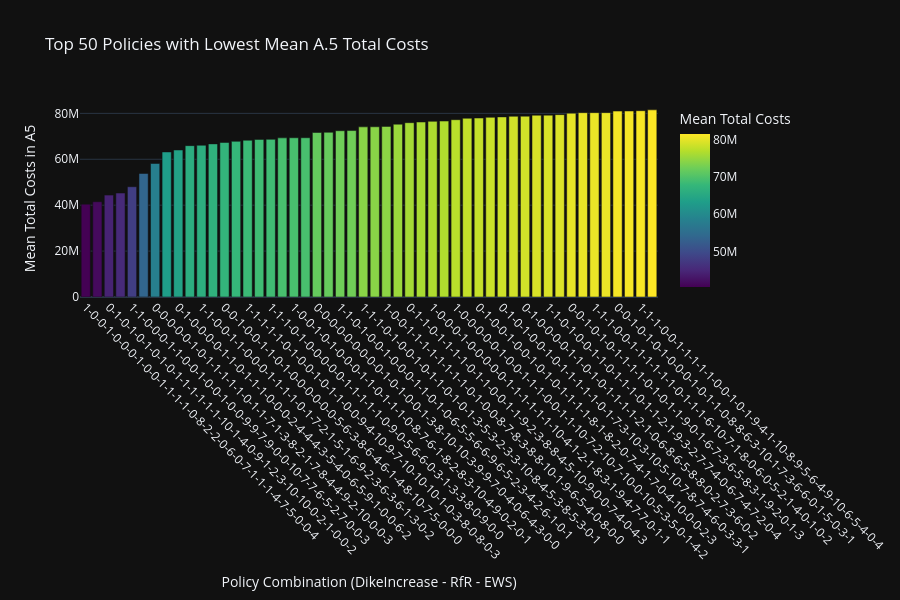

Notebook source saved alongside this figure:
### Code cell
import pandas as pd
import numpy as np
import plotly.express as px

# Step 3: Identify costs column, policy column, and policy levers
costs_col = "A.5 Total Costs"
policy_col = "policy"
policy_levers = [col for col in experiments_df.columns if 'DikeIncrease' in col or 'RfR' in col or 'EWS' in col]

# Step 4: Compute mean costs per policy
policy_summary_costs = combined_df.groupby(policy_col).agg(
    mean_costs=(costs_col, 'mean'),
    **{lever: (lever, 'first') for lever in policy_levers}  # Assuming lever settings are consistent within a policy
).reset_index()

# Step 5: Get top 20 unique policies with lowest mean costs
top_policies_costs = policy_summary_costs.nsmallest(50, 'mean_costs')

# Step 6: Create a unique identifier for each policy
top_policies_costs['policy_id'] = top_policies_costs[policy_levers].astype(str).agg('-'.join, axis=1)

# Step 7: Create interactive Plotly bar chart
fig = px.bar(
    top_policies_costs,
    x='policy_id',
    y='mean_costs',
    hover_data=policy_levers + [policy_col],
    color='mean_costs',
    color_continuous_scale='Viridis',
    title=f"Top 50 Policies with Lowest Mean {costs_col}",
    labels={'policy_id': 'Policy Combination', 'mean_costs': 'Mean Total Costs in A5'}
)

fig.update_layout(
    xaxis_tickangle=45,
    xaxis_title="Policy Combination (DikeIncrease - RfR - EWS)",
    yaxis_title="Mean Total Costs in A5",
    coloraxis_colorbar=dict(title="Mean Total Costs"),
    width=900,
    height=600
)

fig.show()

### Figure 1 — Plotly figure (JSON) as saved in the notebook; plotly's stock layout.template omitted (floating-point values rounded to 4 significant figures; data arrays with more than 128 entries replaced by an {"elided": "..."} marker saying what was removed)
{"data": [{"customdata": {"elided": "50x32 int values"}, "hovertemplate": "Policy Combination=%{x}<br>Mean Total Costs in A5=%{marker.color}<br>0_RfR 0=%{customdata[0]}<br>0_RfR 1=%{customdata[1]}<br>0_RfR 2=%{customdata[2]}<br>1_RfR 0=%{customdata[3]}<br>1_RfR 1=%{customdata[4]}<br>1_RfR 2=%{customdata[5]}<br>2_RfR 0=%{customdata[6]}<br>2_RfR 1=%{customdata[7]}<br>2_RfR 2=%{customdata[8]}<br>3_RfR 0=%{customdata[9]}<br>3_RfR 1=%{customdata[10]}<br>3_RfR 2=%{customdata[11]}<br>4_RfR 0=%{customdata[12]}<br>4_RfR 1=%{customdata[13]}<br>4_RfR 2=%{customdata[14]}<br>A.1_DikeIncrease 0=%{customdata[15]}<br>A.1_DikeIncrease 1=%{customdata[16]}<br>A.1_DikeIncrease 2=%{customdata[17]}<br>A.2_DikeIncrease 0=%{customdata[18]}<br>A.2_DikeIncrease 1=%{customdata[19]}<br>A.2_DikeIncrease 2=%{customdata[20]}<br>A.3_DikeIncrease 0=%{customdata[21]}<br>A.3_DikeIncrease 1=%{customdata[22]}<br>A.3_DikeIncrease 2=%{customdata[23]}<br>A.4_DikeIncrease 0=%{customdata[24]}<br>A.4_DikeIncrease 1=%{customdata[25]}<br>A.4_DikeIncrease 2=%{customdata[26]}<br>A.5_DikeIncrease 0=%{customdata[27]}<br>A.5_DikeIncrease 1=%{customdata[28]}<br>A.5_DikeIncrease 2=%{customdata[29]}<br>EWS_DaysToThreat=%{customdata[30]}<br>policy=%{customdata[31]}<extra></extra>", "legendgroup": "", "marker": {"color": [40420000.0, 41500000.0, 44390000.0, 45290000.0, 48040000.0, 53800000.0, 58180000.0, 63190000.0, 64050000.0, 65940000.0, 66110000.0, 66710000.0, 67340000.0, 67820000.0, 68300000.0, 68660000.0, 68690000.0, 69330000.0, 69370000.0, 69390000.0, 71660000.0, 71750000.0, 72440000.0, 72520000.0, 74120000.0, 74160000.0, 74330000.0, 75280000.0, 75950000.0, 76230000.0, 76520000.0, 76650000.0, 77240000.0, 77870000.0, 77960000.0, 78270000.0, 78460000.0, 78730000.0, 78780000.0, 79200000.0, 79230000.0, 79450000.0, 80070000.0, 80310000.0, 80320000.0, 80320000.0, 80990000.0, 81040000.0, 81160000.0, 81540000.0], "coloraxis": "coloraxis", "pattern": {"shape": ""}}, "name": "", "orientation": "v", "showlegend": false, "textposition": "auto", "x": ["1-0-0-1-0-0-0-1-0-0-1-1-1-1-0-8-2-2-0-6-0-7-1-1-1-4-7-5-0-0-4", "1-1-1-1-1-1-1-0-1-1-1-0-0-0-0-9-7-0-7-3-8-1-5-0-9-5-5-5-0-0-2", "0-1-0-1-0-1-0-1-0-1-1-1-1-1-1-10-1-4-0-9-1-2-3-10-10-0-2-1-0-0-2", "0-1-1-0-0-0-1-1-0-1-0-1-0-1-1-5-5-10-9-8-4-4-4-9-1-8-1-7-0-0-2", "1-1-0-0-0-1-1-0-0-1-0-0-1-0-0-9-9-7-9-0-0-10-7-7-6-5-2-7-0-0-3", "1-1-0-1-0-1-1-0-0-0-0-0-0-1-1-10-1-10-10-9-9-5-3-8-10-7-10-7-0-0-1", "0-0-0-0-0-1-0-1-1-1-1-1-0-1-1-7-1-3-8-2-1-7-8-4-4-9-2-10-0-0-3", "0-1-1-1-0-1-0-0-1-1-1-1-1-1-0-8-9-8-7-7-10-10-1-5-9-0-6-0-0-5-3", "0-1-0-0-0-0-1-1-0-1-1-1-0-0-0-2-4-4-4-3-5-4-0-6-5-9-1-0-0-6-2", "1-1-0-1-1-1-0-0-0-1-1-1-0-0-1-0-3-2-8-8-2-4-1-10-6-3-8-3-0-2-2", "1-1-0-0-1-1-0-0-0-1-1-1-1-0-1-7-2-1-5-1-6-9-2-3-6-3-6-1-3-0-2", "1-1-1-0-1-1-0-1-1-1-1-1-0-0-1-9-1-4-5-6-10-3-2-8-4-0-3-1-1-0-3", "0-0-1-0-0-1-1-0-1-0-0-0-0-0-0-5-6-3-8-6-4-6-1-4-8-10-7-5-0-0-0", "0-1-1-1-0-0-0-1-0-1-1-1-1-0-1-8-3-0-8-2-10-3-7-6-8-5-1-5-0-1-4", "1-1-1-1-1-0-1-0-0-1-0-1-1-0-0-9-4-10-9-7-10-10-10-1-0-3-8-0-8-0-3", "1-1-1-0-0-0-0-0-1-1-0-1-0-0-0-7-7-9-7-1-7-0-0-5-4-10-1-5-0-1-3", "1-1-1-0-1-0-0-0-0-0-1-1-1-1-1-0-9-0-5-6-6-0-3-1-3-3-8-0-9-0-0", "1-0-0-1-1-0-1-0-1-1-0-1-0-0-1-5-8-7-0-4-4-6-1-2-0-1-5-1-3-0-3", "1-0-0-1-0-1-0-0-0-1-1-0-1-1-1-0-8-7-6-1-8-2-8-3-10-4-9-0-2-0-1", "1-0-0-0-0-0-1-1-1-1-0-1-0-0-1-10-3-5-2-8-10-1-7-5-8-6-9-4-2-0-4", "0-0-0-0-0-0-0-0-0-1-0-1-0-0-1-3-8-10-10-3-9-9-7-0-4-0-6-4-3-0-0", "0-0-1-1-0-0-0-0-0-1-1-1-0-0-0-8-6-3-2-3-6-1-6-3-2-2-9-3-5-0-2", "1-1-0-1-0-0-1-0-0-0-1-1-0-1-0-6-5-5-6-6-9-6-5-2-3-4-2-6-1-0-1", "0-0-0-1-0-0-0-0-1-1-0-1-1-1-1-10-4-5-0-9-5-2-10-8-0-5-2-0-10-0-0", "1-1-1-0-1-0-0-1-0-1-1-0-1-0-1-3-5-3-2-3-3-10-8-4-5-3-8-5-3-0-1", "0-1-1-0-0-1-1-0-0-1-0-0-1-1-1-0-5-10-0-3-10-7-2-1-3-10-6-5-0-1-3", "1-0-0-1-1-1-1-1-1-1-1-0-1-0-0-8-7-8-3-8-8-10-1-9-6-5-4-0-8-0-0", "1-1-0-0-1-1-0-0-0-0-1-0-1-1-1-1-9-3-0-7-10-6-0-10-0-2-0-2-3-0-3", "0-1-1-0-1-1-1-1-0-1-1-0-0-1-1-9-2-3-8-8-4-5-10-9-0-0-7-4-0-4-3", "1-1-1-1-0-1-1-0-1-0-1-0-1-0-0-0-9-9-8-2-8-0-7-4-10-9-0-4-3-0-3", "1-0-0-0-1-0-0-0-0-0-1-1-1-1-1-1-10-4-1-2-1-8-3-1-9-4-7-7-0-1-1", "1-1-1-0-0-0-0-1-1-0-1-1-0-1-1-6-10-1-3-10-3-2-1-7-4-0-6-7-0-1-2", "1-0-0-0-0-0-1-0-0-1-1-1-0-0-1-1-10-7-2-10-7-10-0-10-5-3-5-0-1-4-2", "1-1-0-1-0-0-1-1-0-1-0-1-1-0-0-1-6-5-7-5-1-0-5-8-8-8-2-4-5-0-3", "0-1-0-0-1-0-0-1-0-1-0-1-1-1-1-8-1-8-2-0-7-4-1-7-0-4-10-0-0-2-3", "1-0-1-1-0-0-0-0-0-0-1-0-0-0-1-7-4-8-8-3-6-3-8-5-2-5-1-7-0-1-3", "0-1-0-1-0-0-1-0-1-1-1-1-1-0-1-7-3-10-3-10-5-10-7-8-7-4-6-0-3-3-1", "1-0-1-1-0-0-0-0-1-0-1-0-0-0-0-8-5-7-0-6-10-7-2-2-5-2-2-5-4-0-0", "0-1-0-0-0-0-1-1-0-1-0-1-1-1-1-2-1-0-6-8-6-5-8-8-0-2-7-3-6-0-2", "0-0-1-0-0-1-0-0-0-1-1-0-1-0-0-3-6-3-9-10-3-6-3-10-7-0-0-6-0-3-4", "1-1-0-1-0-0-1-1-0-1-1-1-0-1-1-2-1-9-3-2-7-7-4-0-6-7-4-7-2-0-4", "0-0-0-0-1-1-0-1-1-1-1-1-0-1-1-5-8-10-10-7-7-8-5-4-7-8-3-0-4-2-0", "0-0-1-0-1-0-1-1-1-1-0-1-0-1-1-9-0-1-6-7-3-6-5-8-3-1-9-2-0-1-3", "1-1-0-1-0-1-1-0-0-1-0-1-1-0-0-8-1-2-6-1-6-6-3-0-0-8-8-2-0-4-4", "1-1-1-0-0-1-1-1-1-1-1-0-1-1-1-6-10-7-1-8-0-6-0-5-2-1-4-0-1-0-2", "1-0-0-1-1-1-0-0-0-1-0-1-0-0-1-1-6-10-3-8-2-3-7-10-5-10-9-0-1-0-2", "0-0-1-0-1-0-1-0-0-0-1-0-1-1-0-8-8-6-3-10-1-7-3-6-6-0-1-5-0-3-1", "1-1-0-0-1-0-1-0-1-1-0-1-0-0-0-9-9-7-4-0-4-10-6-9-3-0-0-2-0-4-4", "1-1-1-0-0-1-1-1-1-1-0-0-1-0-1-9-4-1-10-8-9-5-6-4-9-10-6-5-4-0-4", "0-1-1-0-1-0-0-1-0-0-1-1-0-1-1-2-2-5-4-1-1-9-9-3-5-6-3-5-5-0-2"], "xaxis": "x", "y": [40420000.0, 41500000.0, 44390000.0, 45290000.0, 48040000.0, 53800000.0, 58180000.0, 63190000.0, 64050000.0, 65940000.0, 66110000.0, 66710000.0, 67340000.0, 67820000.0, 68300000.0, 68660000.0, 68690000.0, 69330000.0, 69370000.0, 69390000.0, 71660000.0, 71750000.0, 72440000.0, 72520000.0, 74120000.0, 74160000.0, 74330000.0, 75280000.0, 75950000.0, 76230000.0, 76520000.0, 76650000.0, 77240000.0, 77870000.0, 77960000.0, 78270000.0, 78460000.0, 78730000.0, 78780000.0, 79200000.0, 79230000.0, 79450000.0, 80070000.0, 80310000.0, 80320000.0, 80320000.0, 80990000.0, 81040000.0, 81160000.0, 81540000.0], "yaxis": "y", "type": "bar"}], "layout": {"xaxis": {"anchor": "y", "domain": [0.0, 1.0], "title": {"text": "Policy Combination (DikeIncrease - RfR - EWS)"}, "tickangle": 45}, "yaxis": {"anchor": "x", "domain": [0.0, 1.0], "title": {"text": "Mean Total Costs in A5"}}, "coloraxis": {"colorbar": {"title": {"text": "Mean Total Costs"}}, "colorscale": [[0.0, "#440154"], [0.1111, "#482878"], [0.2222, "#3e4989"], [0.3333, "#31688e"], [0.4444, "#26828e"], [0.5556, "#1f9e89"], [0.6667, "#35b779"], [0.7778, "#6ece58"], [0.8889, "#b5de2b"], [1.0, "#fde725"]]}, "legend": {"tracegroupgap": 0}, "title": {"text": "Top 50 Policies with Lowest Mean A.5 Total Costs"}, "barmode": "relative", "width": 900, "height": 600}}
